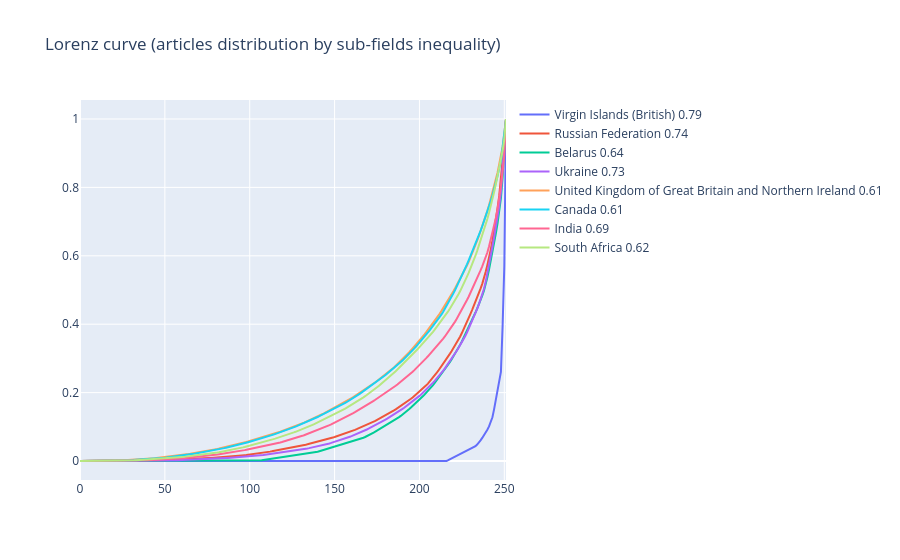

Source (notebook cell):
### Code cell
countries = ["VG", "RU", "BY", "UA", "GB", "CA", "IN", "ZA"]

fig = go.Figure()

for country in countries:
    y_values = (
        df_country_subfield
        .loc[country]
        .fillna(0)
        .to_frame()
        .sort_values(country)
        .cumsum()
        .div(
            df_country_subfield
            .loc[country]
            .fillna(0)
            .sum()
        )
    ).values.ravel()
    fig.add_trace(
        go.Scatter(
        x=np.arange(y_values.shape[0]),
        y=y_values,
        mode="lines",
        name=uf.get_country_info(country).iloc[0, 0] + " " + str(df_country_stats.loc[country].loc["gini"].round(2)),)
    )

fig.update_layout(title="Lorenz curve (articles distribution by sub-fields inequality)")

fig.show()

### Figure 1 — Plotly figure (JSON) as saved in the notebook; plotly's stock layout.template omitted (floating-point values rounded to 4 significant figures; data arrays with more than 128 entries replaced by an {"elided": "..."} marker saying what was removed)
{"data": [{"mode": "lines", "name": "Virgin Islands (British) 0.79", "x": {"elided": "252 int values"}, "y": {"elided": "252 float values"}, "type": "scatter"}, {"mode": "lines", "name": "Russian Federation 0.74", "x": {"elided": "252 int values"}, "y": {"elided": "252 float values"}, "type": "scatter"}, {"mode": "lines", "name": "Belarus 0.64", "x": {"elided": "252 int values"}, "y": {"elided": "252 float values"}, "type": "scatter"}, {"mode": "lines", "name": "Ukraine 0.73", "x": {"elided": "252 int values"}, "y": {"elided": "252 float values"}, "type": "scatter"}, {"mode": "lines", "name": "United Kingdom of Great Britain and Northern Ireland 0.61", "x": {"elided": "252 int values"}, "y": {"elided": "252 float values"}, "type": "scatter"}, {"mode": "lines", "name": "Canada 0.61", "x": {"elided": "252 int values"}, "y": {"elided": "252 float values"}, "type": "scatter"}, {"mode": "lines", "name": "India 0.69", "x": {"elided": "252 int values"}, "y": {"elided": "252 float values"}, "type": "scatter"}, {"mode": "lines", "name": "South Africa 0.62", "x": {"elided": "252 int values"}, "y": {"elided": "252 float values"}, "type": "scatter"}], "layout": {"title": {"text": "Lorenz curve (articles distribution by sub-fields inequality)"}}}
